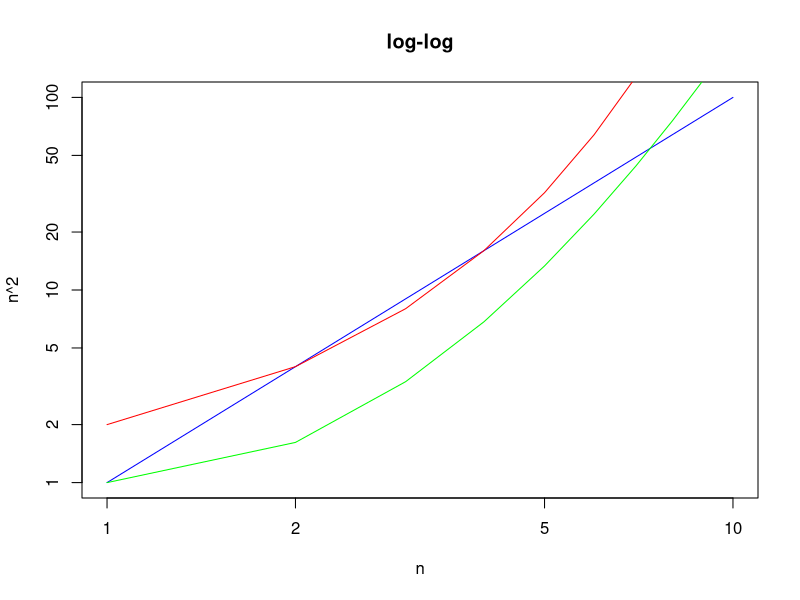
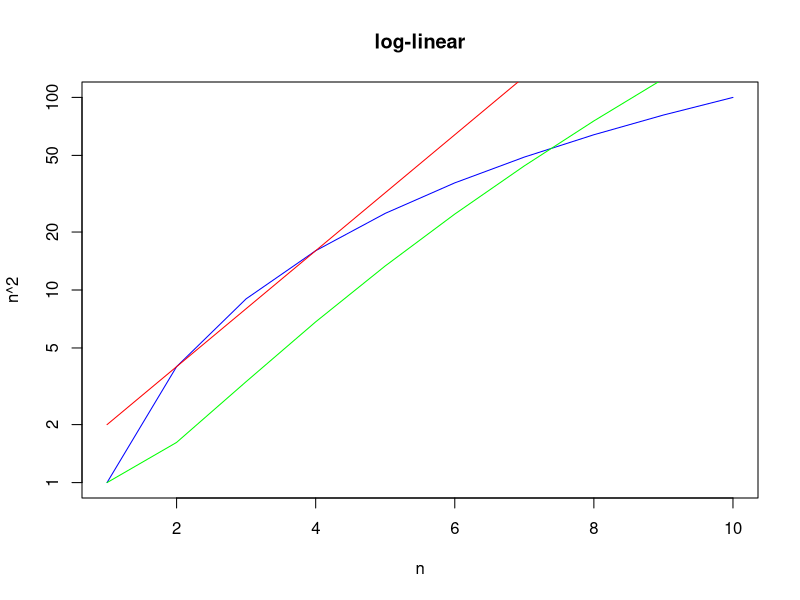
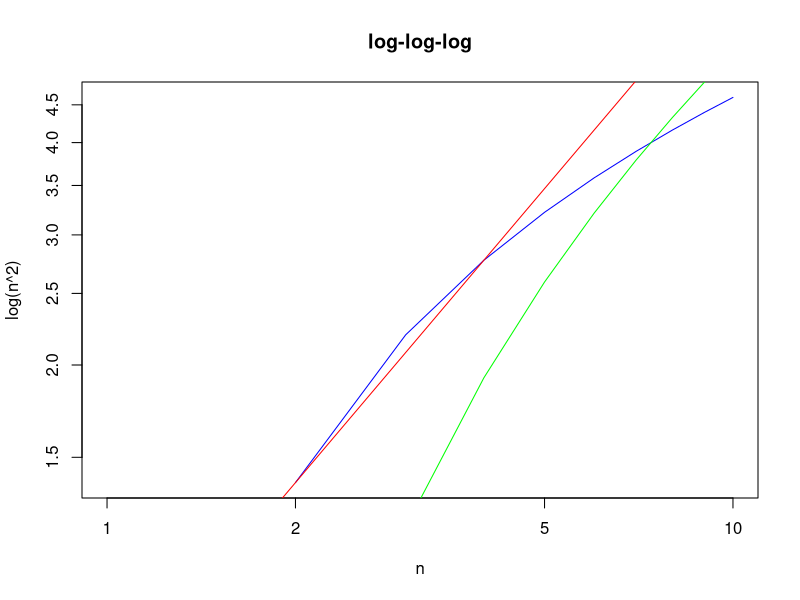
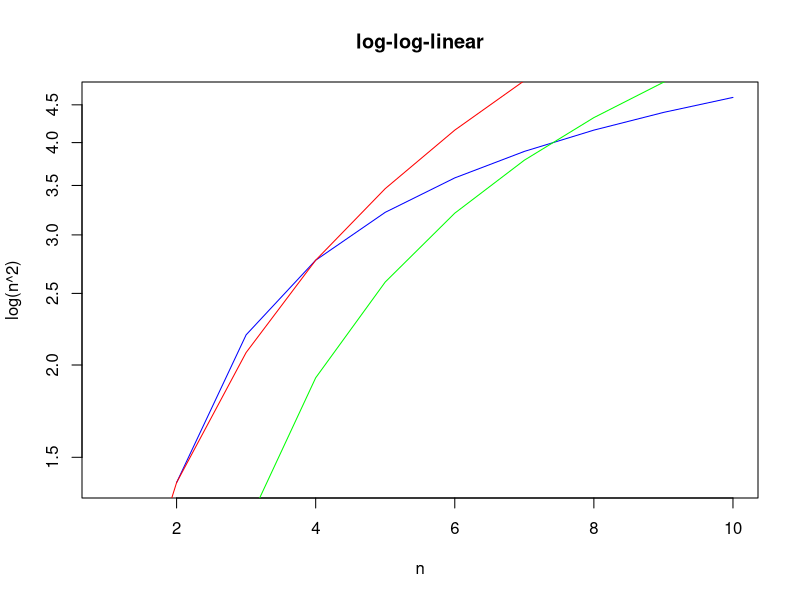

These charts were generated, in order, by the following R code:
n=seq(1, 10)
plot(n, n^2, log="xy", type='l', col="blue", main="log-log")
lines(n, 2^n, col="red")
lines(n, n^log(n), col="green")

plot(n, n^2, log="y", type='l', col="blue", main="log-linear")
lines(n, 2^n, col="red")
lines(n, n^log(n), col="green")

plot(n, log(n^2), log="xy", type='l', col="blue", main="log-log-log")
lines(n, log(2^n), col="red")
lines(n, log(n^log(n)), col="green")

plot(n, log(n^2), log="y", type='l', col="blue", main="log-log-linear")
lines(n, log(2^n), col="red")
lines(n, log(n^log(n)), col="green")